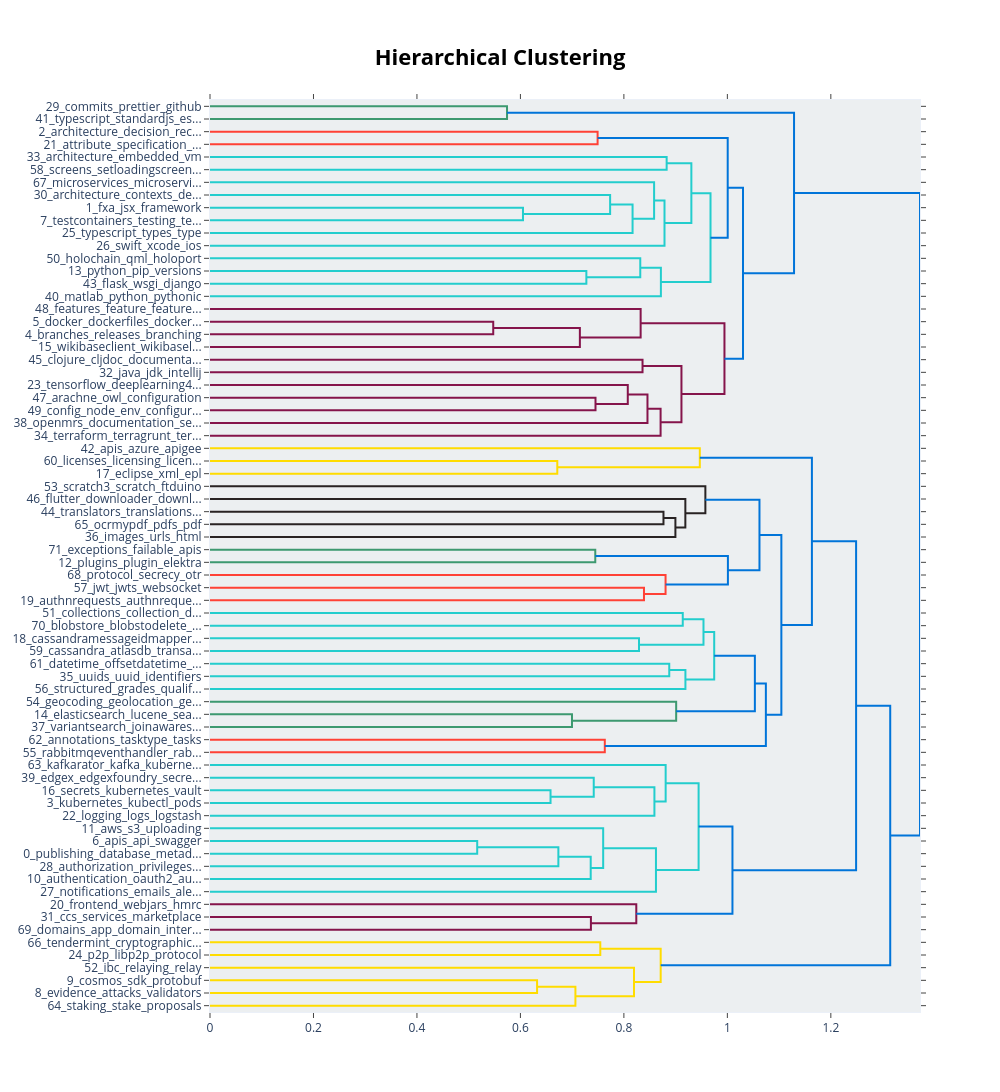

Notebook code cell kept with this figure:
### Markdown cell above
### Hierarchies

### Code cell
topic_model.visualize_hierarchy(custom_labels=False) # Topic hierarchy

### Figure 1 — Plotly figure (JSON) as saved in the notebook; plotly's stock layout.template omitted (floating-point values rounded to 4 significant figures)
{"data": [{"hoverinfo": "text", "marker": {"color": "rgb(61,153,112)"}, "mode": "lines", "type": "scatter", "x": [0.0, 0.5741, 0.5741, 0.0], "xaxis": "x", "y": [-5.0, -5.0, -15.0, -15.0], "yaxis": "y"}, {"hoverinfo": "text", "marker": {"color": "rgb(255,65,54)"}, "mode": "lines", "type": "scatter", "x": [0.0, 0.7492, 0.7492, 0.0], "xaxis": "x", "y": [-25.0, -25.0, -35.0, -35.0], "yaxis": "y"}, {"hoverinfo": "text", "marker": {"color": "rgb(35,205,205)"}, "mode": "lines", "type": "scatter", "x": [0.0, 0.8826, 0.8826, 0.0], "xaxis": "x", "y": [-45.0, -45.0, -55.0, -55.0], "yaxis": "y"}, {"hoverinfo": "text", "marker": {"color": "rgb(35,205,205)"}, "mode": "lines", "type": "scatter", "x": [0.0, 0.605, 0.605, 0.0], "xaxis": "x", "y": [-85.0, -85.0, -95.0, -95.0], "yaxis": "y"}, {"hoverinfo": "text", "marker": {"color": "rgb(35,205,205)"}, "mode": "lines", "type": "scatter", "x": [0.0, 0.7734, 0.7734, 0.605], "xaxis": "x", "y": [-75.0, -75.0, -90.0, -90.0], "yaxis": "y"}, {"hoverinfo": "text", "marker": {"color": "rgb(35,205,205)"}, "mode": "lines", "type": "scatter", "x": [0.7734, 0.8168, 0.8168, 0.0], "xaxis": "x", "y": [-82.5, -82.5, -105.0, -105.0], "yaxis": "y"}, {"hoverinfo": "text", "marker": {"color": "rgb(35,205,205)"}, "mode": "lines", "type": "scatter", "x": [0.0, 0.8584, 0.8584, 0.8168], "xaxis": "x", "y": [-65.0, -65.0, -93.75, -93.75], "yaxis": "y"}, {"hoverinfo": "text", "marker": {"color": "rgb(35,205,205)"}, "mode": "lines", "type": "scatter", "x": [0.8584, 0.8785, 0.8785, 0.0], "xaxis": "x", "y": [-79.38, -79.38, -115.0, -115.0], "yaxis": "y"}, {"hoverinfo": "text", "marker": {"color": "rgb(35,205,205)"}, "mode": "lines", "type": "scatter", "x": [0.8826, 0.9304, 0.9304, 0.8785], "xaxis": "x", "y": [-50.0, -50.0, -97.19, -97.19], "yaxis": "y"}, {"hoverinfo": "text", "marker": {"color": "rgb(35,205,205)"}, "mode": "lines", "type": "scatter", "x": [0.0, 0.7275, 0.7275, 0.0], "xaxis": "x", "y": [-135.0, -135.0, -145.0, -145.0], "yaxis": "y"}, {"hoverinfo": "text", "marker": {"color": "rgb(35,205,205)"}, "mode": "lines", "type": "scatter", "x": [0.0, 0.8316, 0.8316, 0.7275], "xaxis": "x", "y": [-125.0, -125.0, -140.0, -140.0], "yaxis": "y"}, {"hoverinfo": "text", "marker": {"color": "rgb(35,205,205)"}, "mode": "lines", "type": "scatter", "x": [0.8316, 0.8715, 0.8715, 0.0], "xaxis": "x", "y": [-132.5, -132.5, -155.0, -155.0], "yaxis": "y"}, {"hoverinfo": "text", "marker": {"color": "rgb(35,205,205)"}, "mode": "lines", "type": "scatter", "x": [0.9304, 0.9674, 0.9674, 0.8715], "xaxis": "x", "y": [-73.59, -73.59, -143.8, -143.8], "yaxis": "y"}, {"hoverinfo": "text", "marker": {"color": "rgb(0,116,217)"}, "mode": "lines", "type": "scatter", "x": [0.7492, 1.001, 1.001, 0.9674], "xaxis": "x", "y": [-30.0, -30.0, -108.7, -108.7], "yaxis": "y"}, {"hoverinfo": "text", "marker": {"color": "rgb(133,20,75)"}, "mode": "lines", "type": "scatter", "x": [0.0, 0.5475, 0.5475, 0.0], "xaxis": "x", "y": [-175.0, -175.0, -185.0, -185.0], "yaxis": "y"}, {"hoverinfo": "text", "marker": {"color": "rgb(133,20,75)"}, "mode": "lines", "type": "scatter", "x": [0.5475, 0.7149, 0.7149, 0.0], "xaxis": "x", "y": [-180.0, -180.0, -195.0, -195.0], "yaxis": "y"}, {"hoverinfo": "text", "marker": {"color": "rgb(133,20,75)"}, "mode": "lines", "type": "scatter", "x": [0.0, 0.8324, 0.8324, 0.7149], "xaxis": "x", "y": [-165.0, -165.0, -187.5, -187.5], "yaxis": "y"}, {"hoverinfo": "text", "marker": {"color": "rgb(133,20,75)"}, "mode": "lines", "type": "scatter", "x": [0.0, 0.836, 0.836, 0.0], "xaxis": "x", "y": [-205.0, -205.0, -215.0, -215.0], "yaxis": "y"}, {"hoverinfo": "text", "marker": {"color": "rgb(133,20,75)"}, "mode": "lines", "type": "scatter", "x": [0.0, 0.7451, 0.7451, 0.0], "xaxis": "x", "y": [-235.0, -235.0, -245.0, -245.0], "yaxis": "y"}, {"hoverinfo": "text", "marker": {"color": "rgb(133,20,75)"}, "mode": "lines", "type": "scatter", "x": [0.0, 0.8075, 0.8075, 0.7451], "xaxis": "x", "y": [-225.0, -225.0, -240.0, -240.0], "yaxis": "y"}, {"hoverinfo": "text", "marker": {"color": "rgb(133,20,75)"}, "mode": "lines", "type": "scatter", "x": [0.8075, 0.8456, 0.8456, 0.0], "xaxis": "x", "y": [-232.5, -232.5, -255.0, -255.0], "yaxis": "y"}, {"hoverinfo": "text", "marker": {"color": "rgb(133,20,75)"}, "mode": "lines", "type": "scatter", "x": [0.8456, 0.8709, 0.8709, 0.0], "xaxis": "x", "y": [-243.8, -243.8, -265.0, -265.0], "yaxis": "y"}, {"hoverinfo": "text", "marker": {"color": "rgb(133,20,75)"}, "mode": "lines", "type": "scatter", "x": [0.836, 0.9112, 0.9112, 0.8709], "xaxis": "x", "y": [-210.0, -210.0, -254.4, -254.4], "yaxis": "y"}, {"hoverinfo": "text", "marker": {"color": "rgb(133,20,75)"}, "mode": "lines", "type": "scatter", "x": [0.8324, 0.9944, 0.9944, 0.9112], "xaxis": "x", "y": [-176.2, -176.2, -232.2, -232.2], "yaxis": "y"}, {"hoverinfo": "text", "marker": {"color": "rgb(0,116,217)"}, "mode": "lines", "type": "scatter", "x": [1.001, 1.03, 1.03, 0.9944], "xaxis": "x", "y": [-69.34, -69.34, -204.2, -204.2], "yaxis": "y"}, {"hoverinfo": "text", "marker": {"color": "rgb(0,116,217)"}, "mode": "lines", "type": "scatter", "x": [0.5741, 1.129, 1.129, 1.03], "xaxis": "x", "y": [-10.0, -10.0, -136.8, -136.8], "yaxis": "y"}, {"hoverinfo": "text", "marker": {"color": "rgb(255,220,0)"}, "mode": "lines", "type": "scatter", "x": [0.0, 0.6713, 0.6713, 0.0], "xaxis": "x", "y": [-285.0, -285.0, -295.0, -295.0], "yaxis": "y"}, {"hoverinfo": "text", "marker": {"color": "rgb(255,220,0)"}, "mode": "lines", "type": "scatter", "x": [0.0, 0.9467, 0.9467, 0.6713], "xaxis": "x", "y": [-275.0, -275.0, -290.0, -290.0], "yaxis": "y"}, {"hoverinfo": "text", "marker": {"color": "rgb(40,35,35)"}, "mode": "lines", "type": "scatter", "x": [0.0, 0.8765, 0.8765, 0.0], "xaxis": "x", "y": [-325.0, -325.0, -335.0, -335.0], "yaxis": "y"}, {"hoverinfo": "text", "marker": {"color": "rgb(40,35,35)"}, "mode": "lines", "type": "scatter", "x": [0.8765, 0.8996, 0.8996, 0.0], "xaxis": "x", "y": [-330.0, -330.0, -345.0, -345.0], "yaxis": "y"}, {"hoverinfo": "text", "marker": {"color": "rgb(40,35,35)"}, "mode": "lines", "type": "scatter", "x": [0.0, 0.9188, 0.9188, 0.8996], "xaxis": "x", "y": [-315.0, -315.0, -337.5, -337.5], "yaxis": "y"}, {"hoverinfo": "text", "marker": {"color": "rgb(40,35,35)"}, "mode": "lines", "type": "scatter", "x": [0.0, 0.9575, 0.9575, 0.9188], "xaxis": "x", "y": [-305.0, -305.0, -326.2, -326.2], "yaxis": "y"}, {"hoverinfo": "text", "marker": {"color": "rgb(61,153,112)"}, "mode": "lines", "type": "scatter", "x": [0.0, 0.7447, 0.7447, 0.0], "xaxis": "x", "y": [-355.0, -355.0, -365.0, -365.0], "yaxis": "y"}, {"hoverinfo": "text", "marker": {"color": "rgb(255,65,54)"}, "mode": "lines", "type": "scatter", "x": [0.0, 0.8388, 0.8388, 0.0], "xaxis": "x", "y": [-385.0, -385.0, -395.0, -395.0], "yaxis": "y"}, {"hoverinfo": "text", "marker": {"color": "rgb(255,65,54)"}, "mode": "lines", "type": "scatter", "x": [0.0, 0.8805, 0.8805, 0.8388], "xaxis": "x", "y": [-375.0, -375.0, -390.0, -390.0], "yaxis": "y"}, {"hoverinfo": "text", "marker": {"color": "rgb(0,116,217)"}, "mode": "lines", "type": "scatter", "x": [0.7447, 1.001, 1.001, 0.8805], "xaxis": "x", "y": [-360.0, -360.0, -382.5, -382.5], "yaxis": "y"}, {"hoverinfo": "text", "marker": {"color": "rgb(0,116,217)"}, "mode": "lines", "type": "scatter", "x": [0.9575, 1.062, 1.062, 1.001], "xaxis": "x", "y": [-315.6, -315.6, -371.2, -371.2], "yaxis": "y"}, {"hoverinfo": "text", "marker": {"color": "rgb(35,205,205)"}, "mode": "lines", "type": "scatter", "x": [0.0, 0.9138, 0.9138, 0.0], "xaxis": "x", "y": [-405.0, -405.0, -415.0, -415.0], "yaxis": "y"}, {"hoverinfo": "text", "marker": {"color": "rgb(35,205,205)"}, "mode": "lines", "type": "scatter", "x": [0.0, 0.8292, 0.8292, 0.0], "xaxis": "x", "y": [-425.0, -425.0, -435.0, -435.0], "yaxis": "y"}, {"hoverinfo": "text", "marker": {"color": "rgb(35,205,205)"}, "mode": "lines", "type": "scatter", "x": [0.9138, 0.9538, 0.9538, 0.8292], "xaxis": "x", "y": [-410.0, -410.0, -430.0, -430.0], "yaxis": "y"}, {"hoverinfo": "text", "marker": {"color": "rgb(35,205,205)"}, "mode": "lines", "type": "scatter", "x": [0.0, 0.8877, 0.8877, 0.0], "xaxis": "x", "y": [-445.0, -445.0, -455.0, -455.0], "yaxis": "y"}, {"hoverinfo": "text", "marker": {"color": "rgb(35,205,205)"}, "mode": "lines", "type": "scatter", "x": [0.8877, 0.9189, 0.9189, 0.0], "xaxis": "x", "y": [-450.0, -450.0, -465.0, -465.0], "yaxis": "y"}, {"hoverinfo": "text", "marker": {"color": "rgb(35,205,205)"}, "mode": "lines", "type": "scatter", "x": [0.9538, 0.9746, 0.9746, 0.9189], "xaxis": "x", "y": [-420.0, -420.0, -457.5, -457.5], "yaxis": "y"}, {"hoverinfo": "text", "marker": {"color": "rgb(61,153,112)"}, "mode": "lines", "type": "scatter", "x": [0.0, 0.6997, 0.6997, 0.0], "xaxis": "x", "y": [-485.0, -485.0, -495.0, -495.0], "yaxis": "y"}, {"hoverinfo": "text", "marker": {"color": "rgb(61,153,112)"}, "mode": "lines", "type": "scatter", "x": [0.0, 0.901, 0.901, 0.6997], "xaxis": "x", "y": [-475.0, -475.0, -490.0, -490.0], "yaxis": "y"}, {"hoverinfo": "text", "marker": {"color": "rgb(0,116,217)"}, "mode": "lines", "type": "scatter", "x": [0.9746, 1.053, 1.053, 0.901], "xaxis": "x", "y": [-438.8, -438.8, -482.5, -482.5], "yaxis": "y"}, {"hoverinfo": "text", "marker": {"color": "rgb(255,65,54)"}, "mode": "lines", "type": "scatter", "x": [0.0, 0.7631, 0.7631, 0.0], "xaxis": "x", "y": [-505.0, -505.0, -515.0, -515.0], "yaxis": "y"}, {"hoverinfo": "text", "marker": {"color": "rgb(0,116,217)"}, "mode": "lines", "type": "scatter", "x": [1.053, 1.074, 1.074, 0.7631], "xaxis": "x", "y": [-460.6, -460.6, -510.0, -510.0], "yaxis": "y"}, {"hoverinfo": "text", "marker": {"color": "rgb(0,116,217)"}, "mode": "lines", "type": "scatter", "x": [1.062, 1.104, 1.104, 1.074], "xaxis": "x", "y": [-343.4, -343.4, -485.3, -485.3], "yaxis": "y"}, {"hoverinfo": "text", "marker": {"color": "rgb(0,116,217)"}, "mode": "lines", "type": "scatter", "x": [0.9467, 1.163, 1.163, 1.104], "xaxis": "x", "y": [-282.5, -282.5, -414.4, -414.4], "yaxis": "y"}, {"hoverinfo": "text", "marker": {"color": "rgb(35,205,205)"}, "mode": "lines", "type": "scatter", "x": [0.0, 0.6582, 0.6582, 0.0], "xaxis": "x", "y": [-545.0, -545.0, -555.0, -555.0], "yaxis": "y"}, {"hoverinfo": "text", "marker": {"color": "rgb(35,205,205)"}, "mode": "lines", "type": "scatter", "x": [0.0, 0.7417, 0.7417, 0.6582], "xaxis": "x", "y": [-535.0, -535.0, -550.0, -550.0], "yaxis": "y"}, {"hoverinfo": "text", "marker": {"color": "rgb(35,205,205)"}, "mode": "lines", "type": "scatter", "x": [0.7417, 0.859, 0.859, 0.0], "xaxis": "x", "y": [-542.5, -542.5, -565.0, -565.0], "yaxis": "y"}, {"hoverinfo": "text", "marker": {"color": "rgb(35,205,205)"}, "mode": "lines", "type": "scatter", "x": [0.0, 0.8807, 0.8807, 0.859], "xaxis": "x", "y": [-525.0, -525.0, -553.8, -553.8], "yaxis": "y"}, {"hoverinfo": "text", "marker": {"color": "rgb(35,205,205)"}, "mode": "lines", "type": "scatter", "x": [0.0, 0.5165, 0.5165, 0.0], "xaxis": "x", "y": [-585.0, -585.0, -595.0, -595.0], "yaxis": "y"}, {"hoverinfo": "text", "marker": {"color": "rgb(35,205,205)"}, "mode": "lines", "type": "scatter", "x": [0.5165, 0.6734, 0.6734, 0.0], "xaxis": "x", "y": [-590.0, -590.0, -605.0, -605.0], "yaxis": "y"}, {"hoverinfo": "text", "marker": {"color": "rgb(35,205,205)"}, "mode": "lines", "type": "scatter", "x": [0.6734, 0.7359, 0.7359, 0.0], "xaxis": "x", "y": [-597.5, -597.5, -615.0, -615.0], "yaxis": "y"}, {"hoverinfo": "text", "marker": {"color": "rgb(35,205,205)"}, "mode": "lines", "type": "scatter", "x": [0.0, 0.76, 0.76, 0.7359], "xaxis": "x", "y": [-575.0, -575.0, -606.2, -606.2], "yaxis": "y"}, {"hoverinfo": "text", "marker": {"color": "rgb(35,205,205)"}, "mode": "lines", "type": "scatter", "x": [0.76, 0.862, 0.862, 0.0], "xaxis": "x", "y": [-590.6, -590.6, -625.0, -625.0], "yaxis": "y"}, {"hoverinfo": "text", "marker": {"color": "rgb(35,205,205)"}, "mode": "lines", "type": "scatter", "x": [0.8807, 0.9444, 0.9444, 0.862], "xaxis": "x", "y": [-539.4, -539.4, -607.8, -607.8], "yaxis": "y"}, {"hoverinfo": "text", "marker": {"color": "rgb(133,20,75)"}, "mode": "lines", "type": "scatter", "x": [0.0, 0.7362, 0.7362, 0.0], "xaxis": "x", "y": [-645.0, -645.0, -655.0, -655.0], "yaxis": "y"}, {"hoverinfo": "text", "marker": {"color": "rgb(133,20,75)"}, "mode": "lines", "type": "scatter", "x": [0.0, 0.824, 0.824, 0.7362], "xaxis": "x", "y": [-635.0, -635.0, -650.0, -650.0], "yaxis": "y"}, {"hoverinfo": "text", "marker": {"color": "rgb(0,116,217)"}, "mode": "lines", "type": "scatter", "x": [0.9444, 1.01, 1.01, 0.824], "xaxis": "x", "y": [-573.6, -573.6, -642.5, -642.5], "yaxis": "y"}, {"hoverinfo": "text", "marker": {"color": "rgb(0,116,217)"}, "mode": "lines", "type": "scatter", "x": [1.163, 1.249, 1.249, 1.01], "xaxis": "x", "y": [-348.4, -348.4, -608.0, -608.0], "yaxis": "y"}, {"hoverinfo": "text", "marker": {"color": "rgb(255,220,0)"}, "mode": "lines", "type": "scatter", "x": [0.0, 0.7544, 0.7544, 0.0], "xaxis": "x", "y": [-665.0, -665.0, -675.0, -675.0], "yaxis": "y"}, {"hoverinfo": "text", "marker": {"color": "rgb(255,220,0)"}, "mode": "lines", "type": "scatter", "x": [0.0, 0.6322, 0.6322, 0.0], "xaxis": "x", "y": [-695.0, -695.0, -705.0, -705.0], "yaxis": "y"}, {"hoverinfo": "text", "marker": {"color": "rgb(255,220,0)"}, "mode": "lines", "type": "scatter", "x": [0.6322, 0.7063, 0.7063, 0.0], "xaxis": "x", "y": [-700.0, -700.0, -715.0, -715.0], "yaxis": "y"}, {"hoverinfo": "text", "marker": {"color": "rgb(255,220,0)"}, "mode": "lines", "type": "scatter", "x": [0.0, 0.8195, 0.8195, 0.7063], "xaxis": "x", "y": [-685.0, -685.0, -707.5, -707.5], "yaxis": "y"}, {"hoverinfo": "text", "marker": {"color": "rgb(255,220,0)"}, "mode": "lines", "type": "scatter", "x": [0.7544, 0.8711, 0.8711, 0.8195], "xaxis": "x", "y": [-670.0, -670.0, -696.2, -696.2], "yaxis": "y"}, {"hoverinfo": "text", "marker": {"color": "rgb(0,116,217)"}, "mode": "lines", "type": "scatter", "x": [1.249, 1.315, 1.315, 0.8711], "xaxis": "x", "y": [-478.2, -478.2, -683.1, -683.1], "yaxis": "y"}, {"hoverinfo": "text", "marker": {"color": "rgb(0,116,217)"}, "mode": "lines", "type": "scatter", "x": [1.129, 1.372, 1.372, 1.315], "xaxis": "x", "y": [-73.39, -73.39, -580.7, -580.7], "yaxis": "y"}], "layout": {"autosize": false, "height": 1280, "hoverlabel": {"bgcolor": "white", "font": {"family": "Rockwell", "size": 16}}, "hovermode": "closest", "plot_bgcolor": "#ECEFF1", "showlegend": false, "title": {"font": {"color": "Black", "size": 22}, "text": "<b>Hierarchical Clustering</b>", "x": 0.5, "xanchor": "center", "yanchor": "top"}, "width": 1000, "xaxis": {"mirror": "allticks", "rangemode": "tozero", "showgrid": false, "showline": true, "showticklabels": true, "ticks": "outside", "type": "linear", "zeroline": false}, "yaxis": {"mirror": "allticks", "range": [-720, 0], "rangemode": "tozero", "showgrid": false, "showline": true, "showticklabels": true, "tickmode": "array", "ticks": "outside", "ticktext": ["29_commits_prettier_github", "41_typescript_standardjs_es...", "2_architecture_decision_rec...", "21_attribute_specification_...", "33_architecture_embedded_vm", "58_screens_setloadingscreen...", "67_microservices_microservi...", "30_architecture_contexts_de...", "1_fxa_jsx_framework", "7_testcontainers_testing_te...", "25_typescript_types_type", "26_swift_xcode_ios", "50_holochain_qml_holoport", "13_python_pip_versions", "43_flask_wsgi_django", "40_matlab_python_pythonic", "48_features_feature_feature...", "5_docker_dockerfiles_docker...", "4_branches_releases_branching", "15_wikibaseclient_wikibasel...", "45_clojure_cljdoc_documenta...", "32_java_jdk_intellij", "23_tensorflow_deeplearning4...", "47_arachne_owl_configuration", "49_config_node_env_configur...", "38_openmrs_documentation_se...", "34_terraform_terragrunt_ter...", "42_apis_azure_apigee", "60_licenses_licensing_licen...", "17_eclipse_xml_epl", "53_scratch3_scratch_ftduino", "46_flutter_downloader_downl...", "44_translators_translations...", "65_ocrmypdf_pdfs_pdf", "36_images_urls_html", "71_exceptions_failable_apis", "12_plugins_plugin_elektra", "68_protocol_secrecy_otr", "57_jwt_jwts_websocket", "19_authnrequests_authnreque...", "51_collections_collection_d...", "70_blobstore_blobstodelete_...", "18_cassandramessageidmapper...", "59_cassandra_atlasdb_transa...", "61_datetime_offsetdatetime_...", "35_uuids_uuid_identifiers", "56_structured_grades_qualif...", "54_geocoding_geolocation_ge...", "14_elasticsearch_lucene_sea...", "37_variantsearch_joinawares...", "62_annotations_tasktype_tasks", "55_rabbitmqeventhandler_rab...", "63_kafkarator_kafka_kuberne...", "39_edgex_edgexfoundry_secre...", "16_secrets_kubernetes_vault", "3_kubernetes_kubectl_pods", "22_logging_logs_logstash", "11_aws_s3_uploading", "6_apis_api_swagger", "0_publishing_database_metad...", "28_authorization_privileges...", "10_authentication_oauth2_au...", "27_notifications_emails_ale...", "20_frontend_webjars_hmrc", "31_ccs_services_marketplace", "69_domains_app_domain_inter...", "66_tendermint_cryptographic...", "24_p2p_libp2p_protocol", "52_ibc_relaying_relay", "9_cosmos_sdk_protobuf", "8_evidence_attacks_validators", "64_staking_stake_proposals"], "tickvals": [-5, -15, -25, -35, -45, -55, -65, -75, -85, -95, -105, -115, -125, -135, -145, -155, -165, -175, -185, -195, -205, -215, -225, -235, -245, -255, -265, -275, -285, -295, -305, -315, -325, -335, -345, -355, -365, -375, -385, -395, -405, -415, -425, -435, -445, -455, -465, -475, -485, -495, -505, -515, -525, -535, -545, -555, -565, -575, -585, -595, -605, -615, -625, -635, -645, -655, -665, -675, -685, -695, -705, -715], "type": "linear", "zeroline": false}}}
